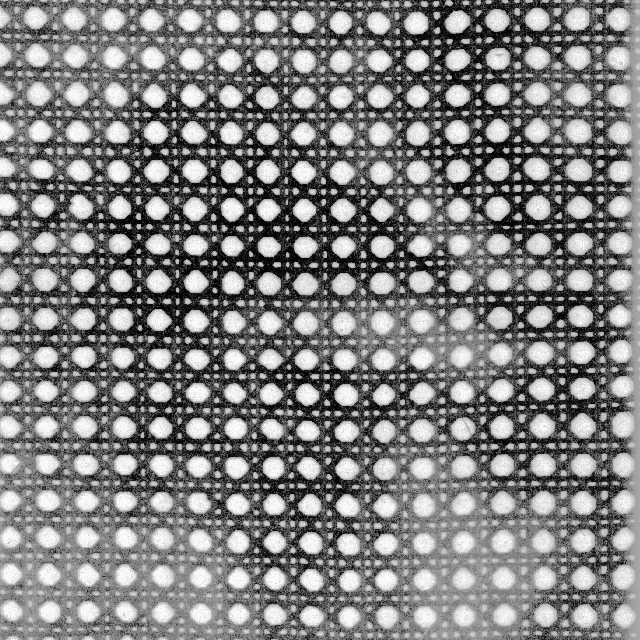
#> input picture 00DATASET/NBTwithLabel/D102.tif, 640 x 640 px; its folder holds 3 pictures in this run
$ python NBT.py
#> lines starting #> are read from the running program, lines starting #| are printed output that depends on the picture
import os
import numpy as np
import matplotlib.pyplot as plt
from PIL import Image
import matplotlib.pyplot as plt
import numpy as np
import gudhi as gd
import math
from multiprocessing import Pool

import sys
import os


dataset_path = '00DATASET'

def split_image(image_path, output_folder, tile_size=(256, 256)):
    # 打开大图
#> called with image_path = '00DATASET/NBTwithLabel/D102.tif', output_folder = '00DATASET/mini', tile_size = (50, 50)
    img = Image.open(image_path)
#> img is the input picture: PIL image 640x640 L; min 0, max 255, mean 127.6
    img_width, img_height = img.size
#> img_width = 640; img_height = 640

    # 获取图片的文件名（不带扩展名）
    image_name = os.path.basename(image_path).split('.')[0]

    # 计算大图的网格尺寸
    tiles_x = img_width // tile_size[0]
#> tiles_x = 12
    tiles_y = img_height // tile_size[1]
#> tiles_y = 12

    # 切分并保存小图
    for i in range(tiles_x):
        for j in range(tiles_y):
            # 定义每个小图的区域 (左, 上, 右, 下)
            left = i * tile_size[0]
            top = j * tile_size[1]
            right = (i + 1) * tile_size[0]
            bottom = (j + 1) * tile_size[1]

            # 裁剪小图
            tile = img.crop((left, top, right, bottom))

            # 根据大图的名字和切片的位置命名小图
            tile_name = f"{image_name}_tile_{i}_{j}.tif"
            tile.save(os.path.join(output_folder, tile_name))
#> this loop made 12 passes
#> pass 1, in split_image, `tile.save(os.path.join(output_folder, tile_name))`:
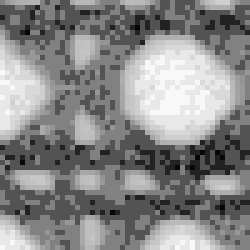
#> saved as D102_tile_0_0.tif: PIL image 50x50 L (shown 5 times larger); min 7, max 248, mean 136.2
#> pass 1, in split_image, `tile.save(os.path.join(output_folder, tile_name))`:
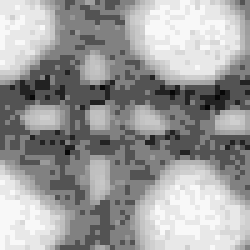
#> saved as D102_tile_0_1.tif: PIL image 50x50 L (shown 5 times larger); min 7, max 248, mean 156.4
#> pass 1, in split_image, `tile.save(os.path.join(output_folder, tile_name))`:
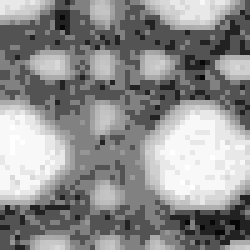
#> saved as D102_tile_0_2.tif: PIL image 50x50 L (shown 5 times larger); min 7, max 255, mean 142.1
#> pass 1, in split_image, `tile.save(os.path.join(output_folder, tile_name))`:
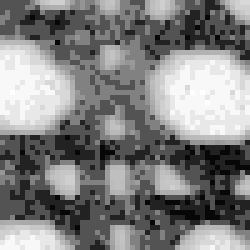
#> saved as D102_tile_0_3.tif: PIL image 50x50 L (shown 5 times larger); min 7, max 255, mean 128.5
#> after the loop:
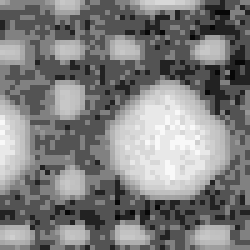
#> tile: PIL image 50x50 L (shown 5 times larger); min 7, max 248, mean 126.4

    print(f"Image '{image_name}' split into {tiles_x * tiles_y} tiles and saved in '{output_folder}'.")
#| Image 'D102' split into 144 tiles and saved in '00DATASET/mini'.

def split_images_in_folder(input_folder, output_folder, tile_size=(20, 20)):
    for filename in os.listdir(input_folder):
        if filename.endswith(".tif"):
            # 构造文件的完整路径
            image_path = os.path.join(input_folder, filename) # 转换为NumPy数组

            split_image(image_path, output_folder, tile_size)
#> pass 2 of the loop in split_images_in_folder, `for filename in os.listdir(input_folder):`:
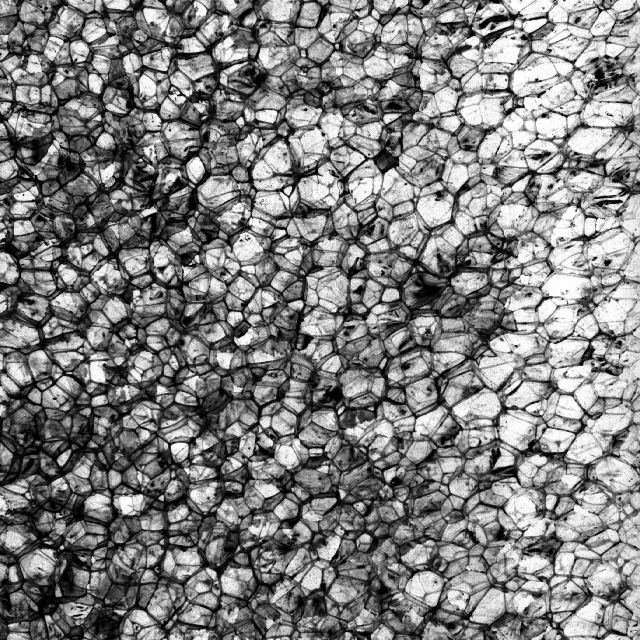
#> input picture 00DATASET/NBTwithLabel/D112.tif, 640 x 640 px
#> in split_image, img is the input picture: PIL image 640x640 L; min 0, max 255, mean 127.6
#> the loop in split_image (call 2), `for i in range(tiles_x):` made 12 passes
#> pass 1, in split_image (call 2), `tile.save(os.path.join(output_folder, tile_name))`:
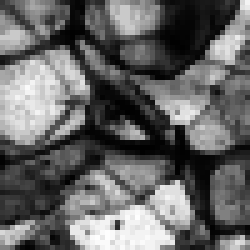
#> saved as D112_tile_0_3.tif: PIL image 50x50 L (shown 5 times larger); min 0, max 254, mean 101.6
#> after the loop in split_image (call 2), `for i in range(tiles_x):`:
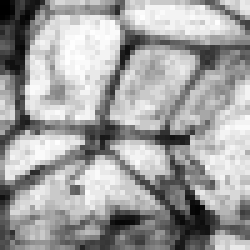
#> tile: PIL image 50x50 L (shown 5 times larger); min 0, max 254, mean 161.1
#| Image 'D112' split into 144 tiles and saved in '00DATASET/mini'.
#> pass 3 of the loop in split_images_in_folder, `for filename in os.listdir(input_folder):`:
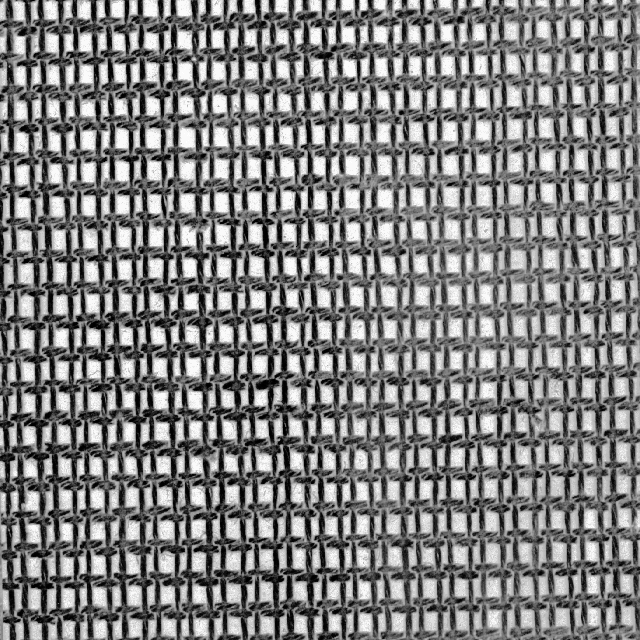
#> input picture 00DATASET/NBTwithLabel/D20.tif, 640 x 640 px
#> in split_image, img is the input picture: PIL image 640x640 L; min 0, max 255, mean 127.5
#> the loop in split_image (call 3), `for i in range(tiles_x):` made 12 passes
#> pass 1, in split_image (call 3), `tile.save(os.path.join(output_folder, tile_name))`:
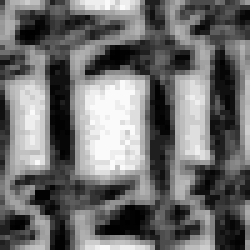
#> saved as D20_tile_0_3.tif: PIL image 50x50 L (shown 5 times larger); min 0, max 250, mean 110.1
#> after the loop in split_image (call 3), `for i in range(tiles_x):`:
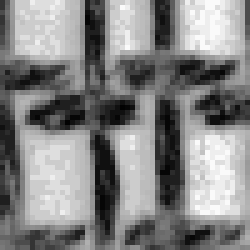
#> tile: PIL image 50x50 L (shown 5 times larger); min 2, max 250, mean 133.3
#| Image 'D20' split into 144 tiles and saved in '00DATASET/mini'.

# 示例使用
image_path = os.path.join(dataset_path, 'NBTwithLabel')  # 大图路径
output_folder = os.path.join(dataset_path, 'mini')         # 保存小图的文件夹
split_images_in_folder(image_path, output_folder, tile_size=(50,50))

from PIL import Image
import os

# [24 lines left out: function reduce_image_resolution, not called in this run]

def reduce_resolution_in_folder(input_folder, output_folder, scale_factor=0.5):
    # 获取输入文件夹中的所有图片文件
#> (the run stopped early here; a loop or call above may not have finished)
